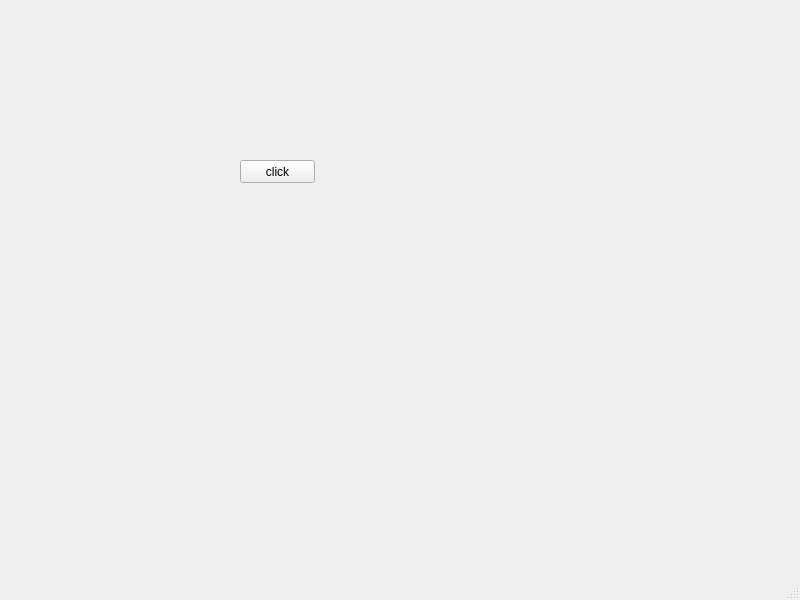
<?xml version="1.0" encoding="UTF-8"?>
<ui version="4.0">
 <class>MainWindow</class>
 <widget class="QMainWindow" name="MainWindow">
  <property name="geometry">
   <rect>
    <x>0</x>
    <y>0</y>
    <width>800</width>
    <height>600</height>
   </rect>
  </property>
  <property name="windowTitle">
   <string>MainWindow</string>
  </property>
  <widget class="QWidget" name="centralwidget">
   <widget class="QPushButton" name="click">
    <property name="geometry">
     <rect>
      <x>240</x>
      <y>160</y>
      <width>75</width>
      <height>23</height>
     </rect>
    </property>
    <property name="text">
     <string>click</string>
    </property>
   </widget>
  </widget>
  <widget class="QMenuBar" name="menubar">
   <property name="geometry">
    <rect>
     <x>0</x>
     <y>0</y>
     <width>800</width>
     <height>21</height>
    </rect>
   </property>
  </widget>
  <widget class="QStatusBar" name="statusbar"/>
 </widget>
 <resources/>
 <connections/>
</ui>
